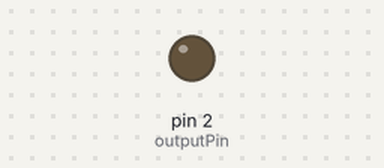
Simulated run of this sketch. Board: Arduino Nano, built with avr-gcc and run on an emulated ATmega328P. Parts: output pins drawn as LEDs (lit = HIGH). Nothing arrives over Bluetooth unless stated; a phone connects over Bluetooth LE 3 s after start; what the sketch prints to the serial monitor is not drawn.

Above: at 0.1 s.
At 3.1 s:
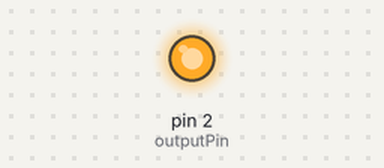
Timing chart, 0 to 4.6 s (numbered marks = the images above):
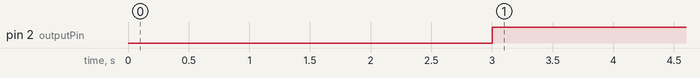

Measured:
- by itself, pin 2 (outputPin): LOW → HIGH at 3.0 s

The sketch:

simple_ble_peripheral.ino
```cpp
#include <ArduinoBLE.h>

BLEService disService("180A");
BLEStringCharacteristic deviceNameCharacteristic("2A00", BLERead, 50);

const int outputPin = 2; // Pin D2 on Arduino Nano

// BLE == BLELocalDevice

void setup() {
  Serial.begin(9600);
  Serial.println("Booting…");

  pinMode(outputPin, OUTPUT);

  if (!BLE.begin()) {
    Serial.println("Starting BLE module failed. Retrying…");
    while (1);
  }

  Serial.println("BLE started.");

  const char *name = "Echo-BLE-003";

  BLE.setLocalName(name);
  BLE.setDeviceName(name);

  //   // Add the Device Information Service (for optional client filtering)
  //   BLE.addService(disService);

  //  // Set the initial value for the Device Name Characteristic
  //   deviceNameCharacteristic.setValue("deviceName");

  //   // // Add the Device Name Characteristic to the DIS
  //   disService.addCharacteristic(deviceNameCharacteristic);

  BLE.advertise();
}

void loop() {
  if (BLE.central().connected()) {
    digitalWrite(outputPin, HIGH);
  } else {
    digitalWrite(outputPin, LOW);
  }

  delay(500);
}
```
